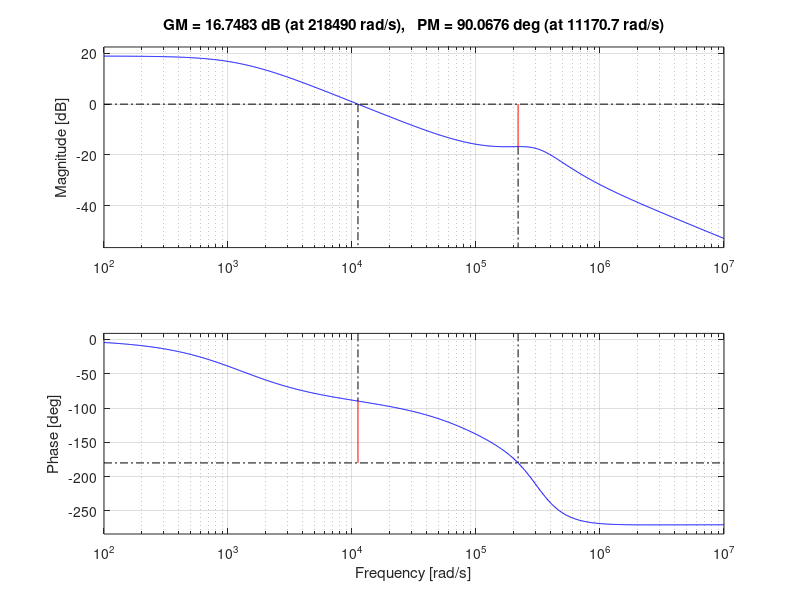
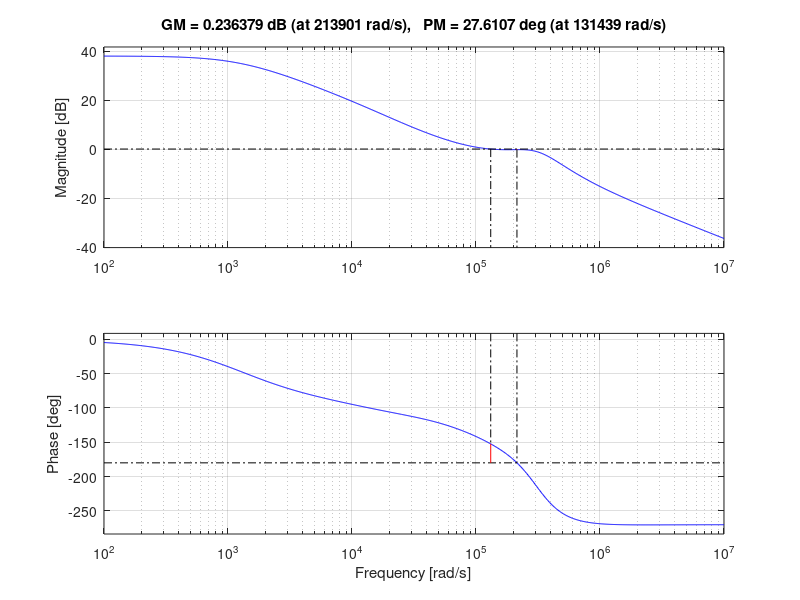
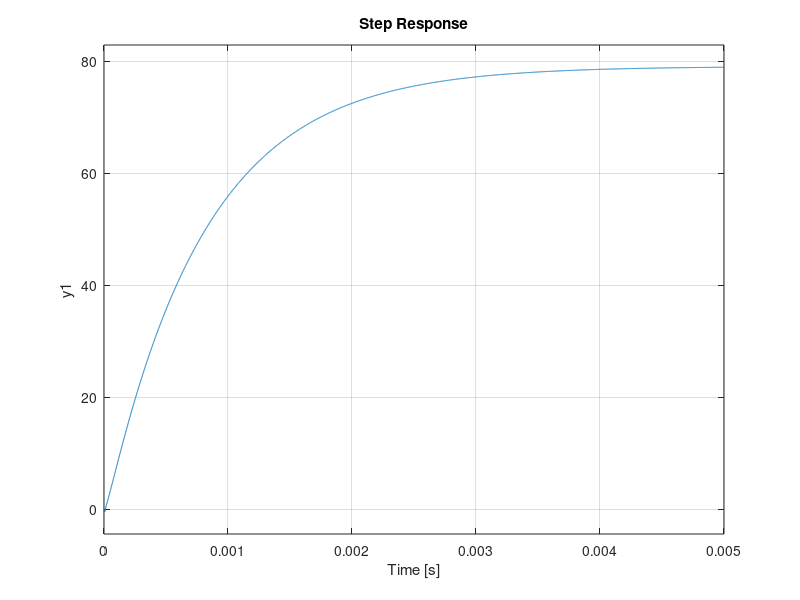

MATLAB code for these plots, in order:
s = tf('s');

Nps = 1;
Rout = 8.4;
Rcs = 0.2;
Acs = 1.65;
D = 0.447;
tL = 1.234;
M = 0.808;

Cz = 10*10^(-9);
Rz = 36083;
RFB2 = 1000;
CFB = 9.021*10^(-9);
R1 = 18000;
R2 = 2400;


G0 = ((Rout*Nps)/(Rcs*Acs))*(1/(((1-D)^2/tL) + (2*M)+1));
%Gs = ((1+s*Cz*Rz)/(s*Cz))*(R1/R2)*(1/(s*CFB*RFB2+1));
Gs = 8.9*((1+s/(4000 * 2*pi))/(1+s/(3000 * 2*pi)));

wesr = 70736 * 2*pi;
wrhpz = 17643 * 2*pi;

wp1 = 200.082 * 2*pi;
wp2 = 50000 * 2*pi;

QP = 1;

sys = G0 * (((1+s/wesr)*(1-s/wrhpz))/(1+s/wp1)) * (1/(1+(s/(wp2*QP))+(s^2/wp2^2)));
sys1 = sys * Gs;
sys2 = sys * 8.9;

figure(1)
bode(sys);
margin(sys)

figure(2)
bode(sys1);
margin(sys1)

figure(3)
step(sys1)
